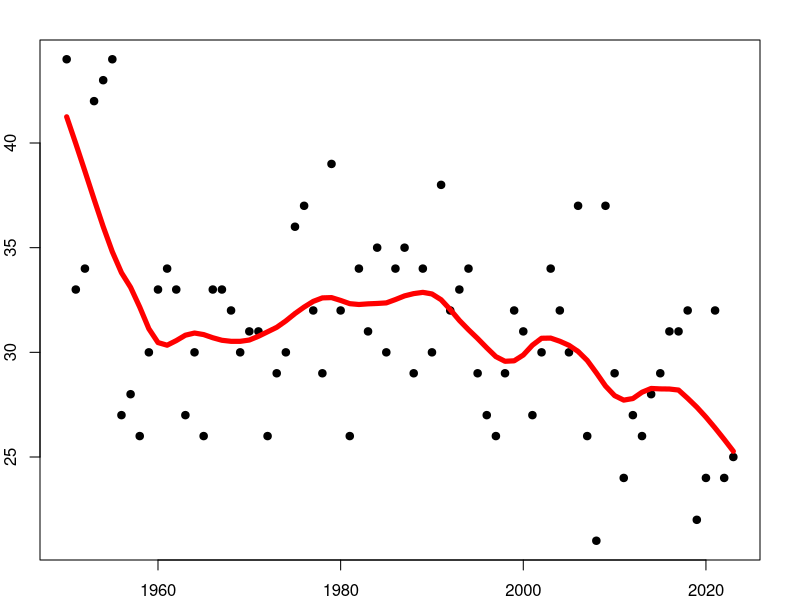
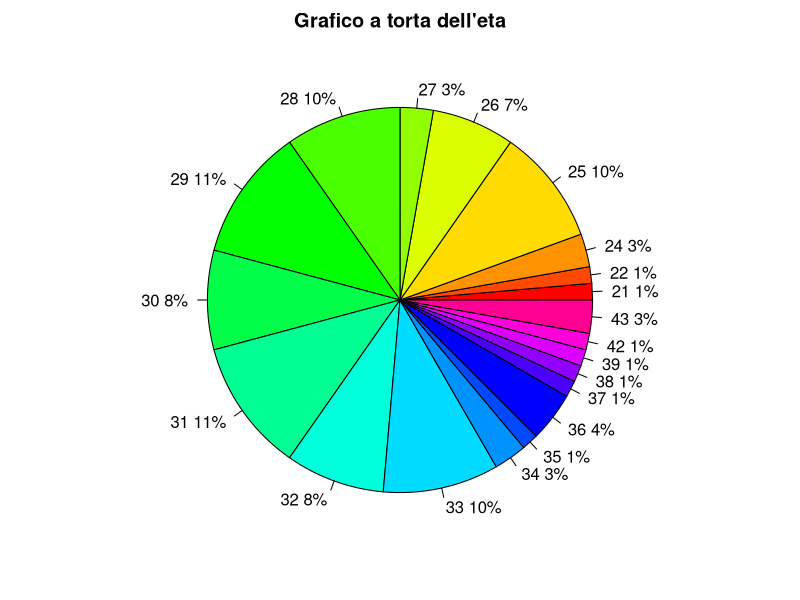
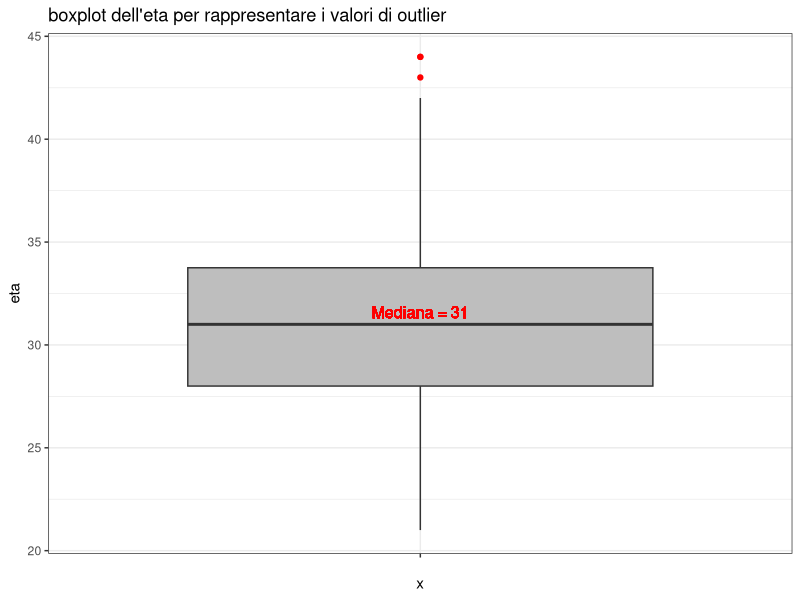
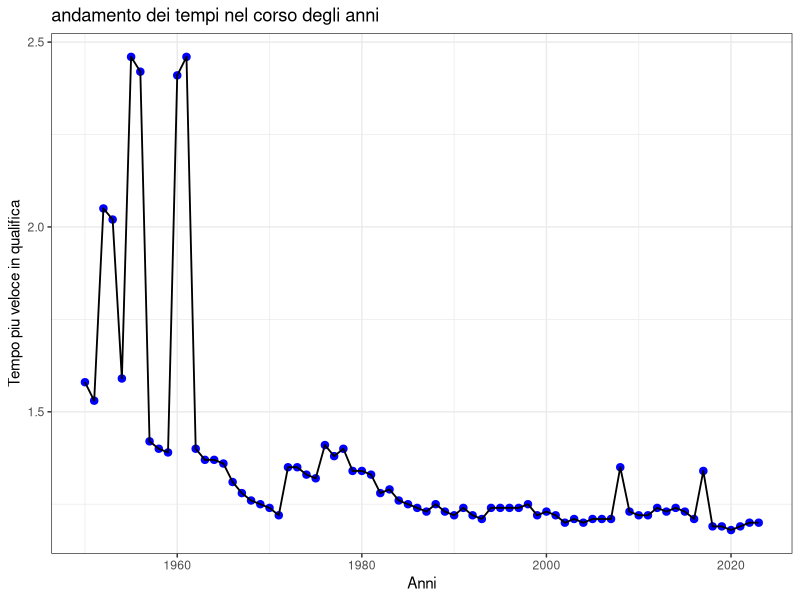
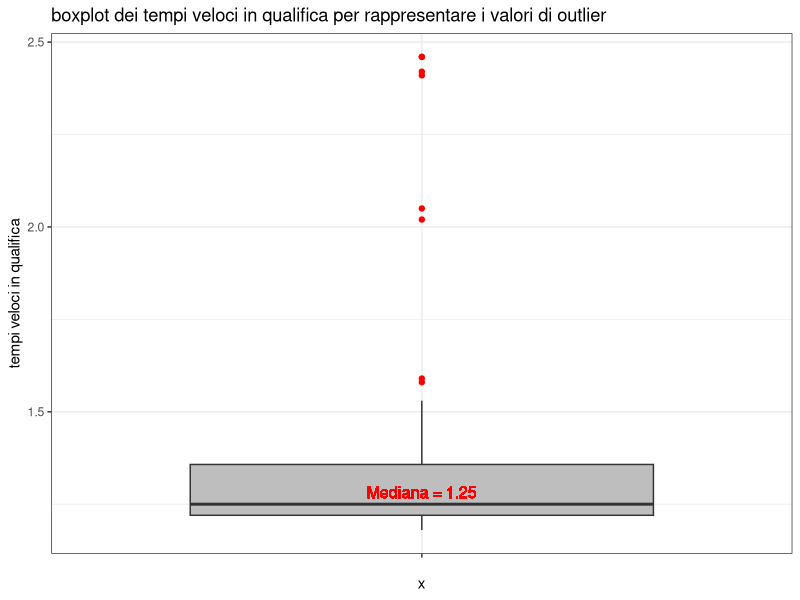
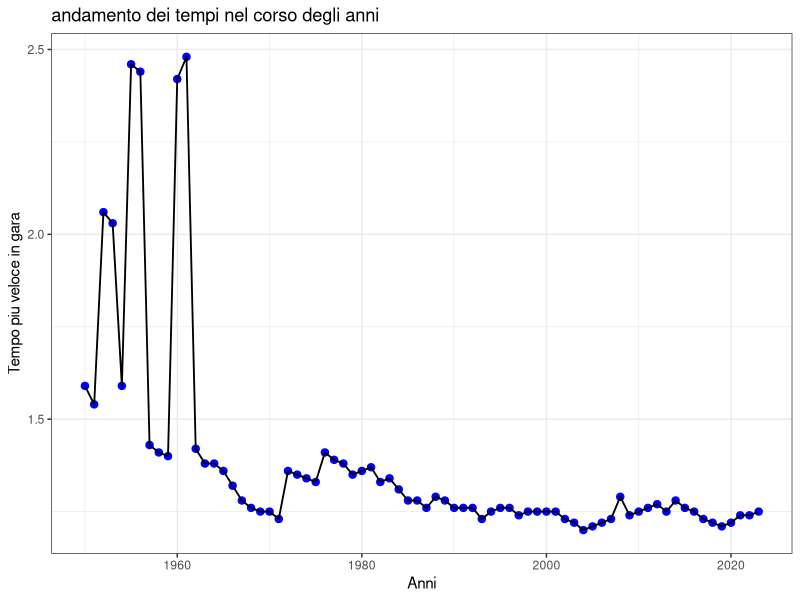
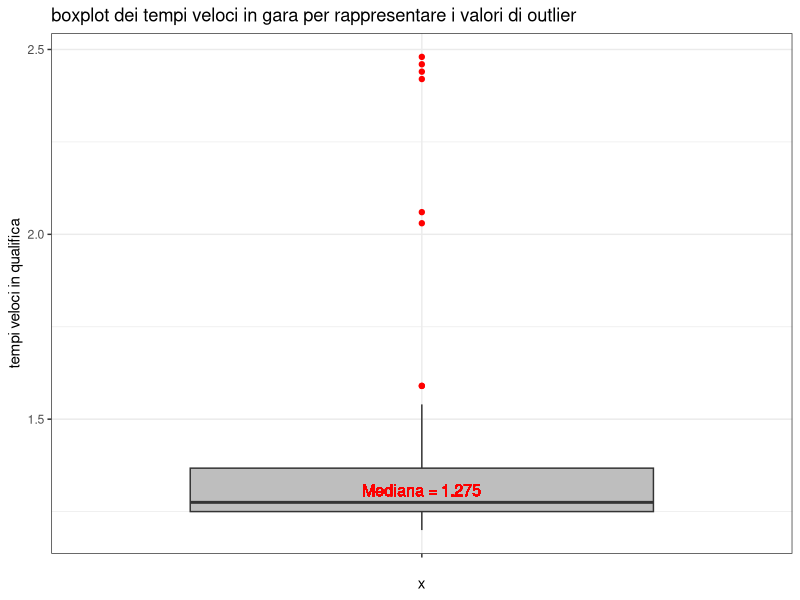
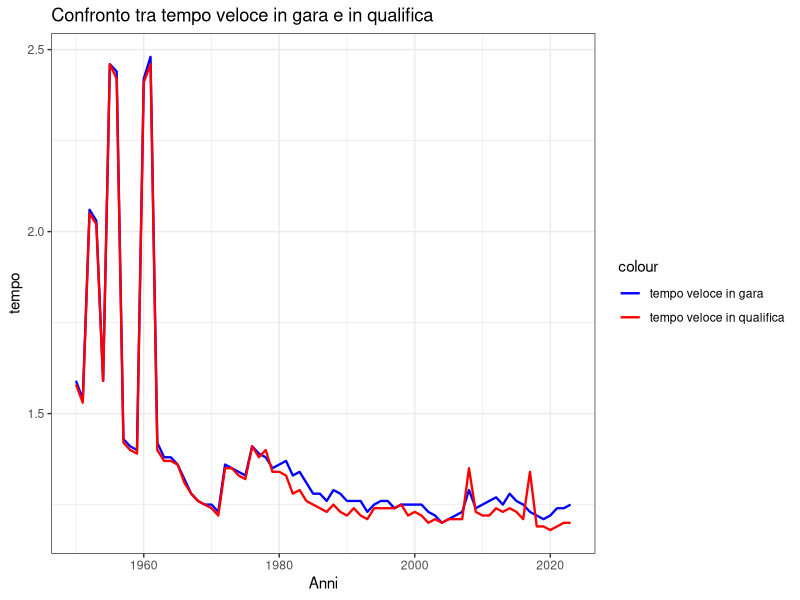

Here is the R script that generated these plots, in order:
#ESAME DATASCIENCE FORMULA UNO

library(ggplot2)
library(dplyr)
library(tidyr)

#Creazione database
#------------------------------------------------------------------------------------------------------------------------------------------
anno  = c(1950:2023)
vincitore_campionato = c("Nino Farina","Juan Manuel Fangio"," Alberto Ascari","Alberto Ascari","Juan Manuel Fangio","Juan Manuel Fangio","Juan Manuel Fangio","Juan Manuel Fangio"," Mike Hawthorn"," Jack Brabham"," Jack Brabham"," Phil Hill"," Graham Hill","Jim Clark","John Surtees"," Jim Clark","Jack Brabham","Denny Hulme","Graham Hill","Jackie Stewart","Jochen Rindt","Jackie Stewart","Emerson Fittipaldi","Jackie Stewart","Emerson Fittipaldi","Niki Lauda","James Hunt","Niki Lauda","Mario Andretti","Jody Scheckter","Alan Jones"," Nelson Piquet","Keke Rosberg","Nelson Piquet","Niki Lauda","Alain Prost","Alain Prost","Nelson Piquet","Ayrton Senna","Alain Prost","Ayrton Senna","Ayrton Senna","Nigel Mansell","Alain Prost","Michael Schumacher","Michael Schumacher","Damon Hill","Jacques Villeneuve","Mika Häkkinen","Mika Häkkinen","Michael Schumacher","Michael Schumacher","Michael Schumacher","Michael Schumacher","Michael Schumacher","Fernando Alonso","Fernando Alonso","Kimi Raikkonen","Lewis Hamilton","Jenson Button","Sebastian Vettel","Sebastian Vettel","Sebastian Vettel","Sebastian Vettel","Lewis Hamilton","Lewis Hamilton","Nico Rosberg"," Lewis Hamilton"," Lewis Hamilton"," Lewis Hamilton"," Lewis Hamilton","Max Verstappen","Max Verstappen","Max Verstappen")
vincitore_gara_Monza = c("Nino Farina","Alberto Ascari","Alberto Ascari","Juan Manuel Fangio","Juan Manuel Fangio","Juan Manuel Fangio","Stirling Moss","Stirling Moss","Tony Brooks","Stirling Moss","Phil Hill","Phil Hill"," Graham Hill","Jim Clark ","John Surtees","Jackie Stewart","Ludovico Scarfiotti","John Surtees","Denny Hulme","Jackie Stewart","Clay Regazzoni","Peter Gethin","Emerson Fittipaldi","Ronnie Peterson","Ronnie Peterson","Clay Regazzoni","Ronnie Peterson","Mario Andretti","Niki Lauda","Jody Scheckter","Ren? Arn","Alain Prost","Ren? Arnoux","Nelson Piquet","Niki Lauda","Alain Prost","Nelson Piquet","Nelson Piquet","Gerhard Berger","Alain Prost","Ayrton Senna","Nigel Mansell","Ayrton Senna","Damon Hill","Damon Hill","Johnn Herbert","Michael Schumacher","David Coulthard","Michael Schumacher","Heinz-Harald Frentzen","Michael Schumacher","Juan Pablo Montoya","Rubens Barrichello","Michael Schumacher","Rubens Barrichello","Juan Pablo Montoya","Michael Schumacher"," Fernando Alonso","Sebastian Vettel","Rubens Barrichello","Fernando Alonso","Sebastian Vettel","Lewis Hamilton"," Sebastian Vettel","Lewis Hamilton","Lewis Hamilton","Nico Rosberg","Lewis Hamilton","Lewis Hamilton","Charles Leclerc","Pierre Gasly","Daniel Ricciardo", "Max Verstappen", "Max Verstappen")
eta = c(44,33,34,42,43,44,27,28,26,30,33,34,33,27,30,26,33,33,32,30,31,31,26,29,30,36,37,32,29,39,32,26,34,31,35,30,34,35,29,34,30,38,32,33,34,29,27,26,29,32,31,27,30,34,32,30,37,26,21,37,29,24,27,26,28,29,31,31,32,22,24,32,24,25)
scuderia = c("Alfa Romeo","Ferrari","Ferrari","Maserati","Mercedes","Mercedes","Maserati","Vanwall","Vanwall","Cooper Climax","Ferrari","Ferrari","B R M","Lotus","Ferrari","B R M","Ferrari","Honda","McLaren","Matra Ford","Ferrari","B R M","Lotus","Lotus","Lotus","Ferrari","March","Lotus","Brabham","Ferrari","Renault","Renault","Renault","Brabham","McLaren","McLaren","Williams","Williams","Ferrari","McLaren","McLaren","Williams","McLaren","Williams","Williams","Benetton","Ferrari","McLaren","Ferrari","Jordan","Ferrari","Williams","Ferrari","Ferrari","Ferrari","McLaren","Ferrari","McLaren","Toro Rosso","Brawn","Ferrari","Red Bull Racing","McLaren","Red Bull Racing","Mercedes","Mercedes","Mercedes","Mercedes","Mercedes","Ferrari","AlphaTauri","McLaren","Red Bull", "Red Bull")
tempo_piu_veloce_gara = c(1.59,1.54,2.06,2.03,1.59,2.46,2.44,1.43,1.41,1.40,2.42,2.48,1.42,1.38,1.38,1.36,1.32,1.28,1.26,1.25,1.25,1.23,1.36,1.35,1.34,1.33,1.41,1.39,1.38,1.35,1.36,1.37,1.33,1.34,1.31,1.28,1.28,1.26,1.29,1.28,1.26,1.26,1.26,1.23,1.25,1.26,1.26,1.24,1.25,1.25,1.25,1.25,1.23,1.22,1.20,1.21,1.22,1.23,1.29,1.24,1.25,1.26,1.27,1.25,1.28,1.26,1.25,1.23,1.22,1.21,1.22,1.24,1.24,1.25)
pilota_piu_veloce_gara = c("Juan Manuel Fangio","Nino Farina","Alberto Ascari","Juan Manuel Fangio","Jose Froilan Gonzalez","Stirling Moss","Stirling Moss","Tony Brooks","Phil Hill","	Phil Hill","Phil Hill","Giancarlo Baghetti","	Graham Hill","	Jim Clark","John Surtees","	Jim Clark","	Ludovico Scarfiotti","Jim Clark","Jackie Oliver","Jean-Pierre Beltoise","Clay Regazzoni","Henri Pescarolo","Jacky Ickx","Jackie Stewart","	Carlos Pace","Clay Regazzoni","	Ronnie Peterson","	Mario Andretti","	Mario Andretti","Clay Regazzoni","	Alan Jones","Carlos Reutemann","Rene Arnoux","Nelson Piquet","Niki Lauda","	Nigel Mansell","Teo Fabi","Ayrton Senna","Michele Alboreto","Alain Prost","Ayrton Senna","Ayrton Senna","Nigel Mansell","Damon Hill","Damon Hill","Gerhard Berger","Michael Schumacher","Mika Hakkinen","Mika Hakkinen","Ralf Schumacher","Mika Hakkinen","Ralf Schumacher","Rubens Barrichello","Michael Schumacher","Rubens Barrichello","Kimi Räikkönen","Kimi Räikkönen","Fernando Alonso","Kimi Räikkönen","Adrian Sutil","Fernando Alonso","Lewis Hamilton","Nico Rosberg","Lewis Hamilton","Lewis Hamilton","Lewis Hamilton","Fernando Alonso","Daniel Ricciardo","Lewis Hamilton","Lewis Hamilton","Lewis Hamilton","Daniel Ricciardo","Sergio Perez","Oscar Piastri")
velocita_media_NA = c()
for (x in 1:48) {
  velocita_media_NA[x] <- NA
}
velocita_media_VAL = c(243.977,242.723,243.645,245.140,249.289,254.848,258.320,255.874,252.604,251.653,236.859,246.106,247.861,241.971,239.053,242.924,236.975,240.617,244.373,250.174,252.794,255.014,252.033,245.894,248.182,245.142)
velocita_media_FL = c(velocita_media_NA,velocita_media_VAL)
tempo_piu_veloce_qualifica = c(1.58,1.53,2.05,2.02,1.59,2.46,2.42,1.42,1.40,1.39,2.41,2.46,1.40,1.37,1.37,1.36,1.31,1.28,1.26,1.25,1.24,1.22,1.35,1.35,1.33,1.32,1.41,1.38,1.40,1.34,1.34,1.33,1.28,1.29,1.26,1.25,1.24,1.23,1.25,1.23,1.22,1.24,1.22,1.21,1.24,1.24,1.24,1.24,1.25,1.22,1.23,1.22,1.20,1.21,1.20,1.21,1.21,1.21,1.35,1.23,1.22,1.22,1.24,1.23,1.24,1.23,1.21,1.34,1.19,1.19,1.18,1.19,1.20,1.20)
pilota_piu_veloce_qualifica = c("Juan Manuel Fangio","Juan Manuel Fangio","Alberto Ascari","Alberto Ascari","Juan Manuel Fangio","Juan Manuel Fangio","Juan Manuel Fangio","Stuart Lewis-Evans","Stirling Moss","Stirling Moss","Phil Hill","Wolfgang von Trips","Jim Clark","John Surtees","	John Surtees","Jim Clark","Mike Parkes","Jim Clark","	John Surtees","	Jochen Rindt","Jacky Ickx","	Chris Amon","	Jacky Ickx","Ronnie Peterson","	Niki Lauda","Niki Lauda","Jacques Laffite","James Hunt","Mario Andretti","	Jean-Pierre Jabouille","	Rene Arnoux","	Rene Arnoux","Mario Andretti","Riccardo Patrese","Nelson Piquet","Ayrton Senna","Teo Fabi","Nelson Piquet","Ayrton Senna","Ayrton Senna","Ayrton Senna","Ayrton Senna","Nigel Mansell","Alain Prost","Jean Alesi","David Coulthard","Damon Hill","Jean Alesi","Michael Schumacher","Mika Hakkinen","Michael Schumacher","	Juan Pablo Montoya","Juan Pablo Montoya","Michael Schumacher","Rubens Barrichello","Kimi Räikkönen","Kimi Räikkönen","Fernando Alonso","Sebastian Vettel","Lewis Hamilton","Fernando Alonso","Sebastian Vettel","Lewis Hamilton","Sebastian Vettel","Lewis Hamilton","Lewis Hamilton","Lewis Hamilton","	Lewis Hamilton","Kimi Räikkönen","Charles Leclerc","Lewis Hamilton","Valtteri Bottas","Charles Leclerc","Carlos Sainz")
peso_vettura = c(710,850,560,590,600,590,610,560,560,560,500,470,450,460,468,450,500,500,523,523,530,534,550,575,575,575,575,557,542,590,575,585,585,540,540,540,540,540,540,505,500,505,505,500,520,595,595,530,550,600,600,600,500,600,600,605,600,600,605,605,620,640,640,642,691,798,728,728,733,798,748,752,798,798)
cavalli_vettura =  c(350,450,250,250,250,280,260,290,295,295,190,190,300,230,250,250,360,390,415,440,430,430,450,480,495,495,495,580,580,580,580,580,580,750,800,800,800,850,880,610,620,680,700,745,750,800,750,750,750,780,750,810,840,880,845,915,720,800,820,820,745,740,750,750,745,960,960,1000,1000,1000,1010,970,1040,1050)

#inserimento dati all'interno di un database
formula_frames <- data.frame( anno, vincitore_campionato, vincitore_gara_Monza, scuderia, eta, tempo_piu_veloce_gara, pilota_piu_veloce_gara, tempo_piu_veloce_qualifica, pilota_piu_veloce_qualifica, velocita_media_FL, peso_vettura, cavalli_vettura)
formula_frames
#------------------------------------------------------------------------------------------------------------------------------------------
#grafico eta ed evoluzione nel corso degli anni
#------------------------------------------------------------------------------------------------------------------------------------------
#grafico che mostra l'evoluzione dell'eta con gli anni (PLOT)
par(mar=rep(2,4))
plot (anno,eta, xlab = "anni", ylab = "eta", pch = 19, cex = 1)
lines(lowess(anno,eta,f=1/5),lwd = 5, col = "red", type = "l")

#grafico a torta eta che mi mostra l'eta dei vincitori del gran premio di monza
valoriG <- c(1,1,2,7,5,2,7,8,6,8,6,7,2,1,3,1,1,1,1,2)
labelG <- c(21,22,24,25,26,27,28,29,30,31,32,33,34,35,36,37,38,39,42,43,44)
perc<- round(valoriG/sum(valoriG)*100)
labelG <- paste(labelG, perc)
labelG <- paste(labelG,"%",sep="")
pie(valoriG, labels = labelG,col=rainbow(length(labelG)), main="Grafico a torta dell'eta")

#boxplot per l'età dei vincitori nel gran premio per identificare mediana e valori outlier
median_value <- median(formula_frames$eta)

ggplot(formula_frames, aes(x = "", y = eta)) +
  geom_boxplot(outlier.color = "red", fill = "grey") +
  labs(title = "boxplot dell'eta per rappresentare i valori di outlier", y = "eta")+
  theme(panel.grid.major = element_line(colour = "gray", linetype = "dashed"))+
  geom_text(aes(label = paste("Mediana =", median_value)),x = 1, y = median_value, vjust = -0.5, hjust = 0.5, color = "red", size = 4)+
  theme_bw()
#------------------------------------------------------------------------------------------------------------------------------------------
#grafici lineari e con conseguente boxplot per rappresentare nel corso degli anni l'evoluzione dei tempi in qualifica sul circuito
#------------------------------------------------------------------------------------------------------------------------------------------

#grafico che mi fa vedere i tempi in base agli anni e la loro seguente evoluzione(GGPLOT)
ggplot(formula_frames, aes(x = anno, y = tempo_piu_veloce_qualifica)) +
  geom_point(col = "blue", size = 2.2) +
  geom_line(col = "black", size = 0.63) +
  labs(title = "andamento dei tempi nel corso degli anni", x = "Anni", y = "Tempo piu veloce in qualifica" ) +
  theme_bw()

#boxplot per identificare i valori outlier dei tempi veloci in qualifica
median_value <- median(formula_frames$tempo_piu_veloce_qualifica)

ggplot(formula_frames, aes(x = "", y = tempo_piu_veloce_qualifica)) +
  geom_boxplot(outlier.color = "red", fill = "grey") +
  labs(title = "boxplot dei tempi veloci in qualifica per rappresentare i valori di outlier", y = "tempi veloci in qualifica")+
  theme(panel.grid.major = element_line(colour = "gray", linetype = "dashed"))+
  geom_text(aes(label = paste("Mediana =", median_value)),x = 1, y = median_value, vjust = -0.5, hjust = 0.5, color = "red", size = 4)+
  theme_bw()
#------------------------------------------------------------------------------------------------------------------------------------------
#grafici lineari e con conseguente boxplot per rappresentare nel corso degli anni l'evoluzione dei tempi in gara sul circuito
#------------------------------------------------------------------------------------------------------------------------------------------
#grafico che mi fa vedere i tempi in base agli anni e la loro seguente evoluzione(GGPLOT)
ggplot(formula_frames, aes(x = anno, y = tempo_piu_veloce_gara)) +
  geom_point(col = "blue", size = 2.2) +
  geom_line(col = "black", size = 0.63) +
  labs(title = "andamento dei tempi nel corso degli anni", x = "Anni", y = "Tempo piu veloce in gara" ) +
  theme_bw()

#boxplot per identificare i valori outlier dei tempi veloci in gara
median_value <- median(formula_frames$tempo_piu_veloce_gara)

ggplot(formula_frames, aes(x = "", y = tempo_piu_veloce_gara)) +
  geom_boxplot(outlier.color = "red", fill = "grey") +
  labs(title = "boxplot dei tempi veloci in gara per rappresentare i valori di outlier", y = "tempi veloci in qualifica")+
  theme(panel.grid.major = element_line(colour = "gray", linetype = "dashed"))+
  geom_text(aes(label = paste("Mediana =", median_value)),x = 1, y = median_value, vjust = -0.5, hjust = 0.5, color = "red", size = 4)+
  theme_bw()
#------------------------------------------------------------------------------------------------------------------------------------------
#Differenza tra tempo in qualifica e tempo in gara
#------------------------------------------------------------------------------------------------------------------------------------------
#tempo qualifica gara messi a confronto sullo stesso grafico

ggplot(formula_frames)+
  geom_line(aes(x = anno, y = tempo_piu_veloce_gara, color = "tempo veloce in gara"), size = 0.8) +
  geom_line(aes(x = anno, y = tempo_piu_veloce_qualifica, color = "tempo veloce in qualifica"), size = 0.8) +
  labs(title = "Confronto tra tempo veloce in gara e in qualifica",
       x = "Anni",
       y = "tempo") +
  scale_color_manual(values = c("tempo veloce in gara" = "blue", "tempo veloce in qualifica" = "red")) +
  theme_bw()

#differenza del tempo nel corso degli anni
differenza <- formula_frames$tempo_piu_veloce_gara - formula_frames$tempo_piu_veloce_qualifica
data_diff <- data.frame(anni = 1950:2023, Differenza =  differenza)

ggplot(data_diff, aes(x = anni, y = Differenza)) +
  geom_bar(stat = "identity", fill = "black", width = 0.5) +
  labs(title = "Differenza tra tempo in qualifica e in gara",
       x = "Anni",
       y = "Differenza") +
  theme_bw()
#------------------------------------------------------------------------------------------------------------------------------------------
#grafico velocità in confronto ai tempi 
#------------------------------------------------------------------------------------------------------------------------------------------
subset_velocita<- formula_frames[49:nrow(formula_frames), ]
ggplot(formula_frames, aes(x = velocita_media_FL, tempo_piu_veloce_gara))+
  geom_point()+
  labs(x = "Velocità", y = "Tempi") +  
  ggtitle("Grafico Velocità vs. Tempi") + 
  geom_smooth(method = "lm", se = FALSE)+
  coord_cartesian(ylim = c(1.15, 1.35))+
  theme_bw() 
#------------------------------------------------------------------------------------------------------------------------------------------
#piloti che hanno vinto monza e che poi hanno vinto il campionato+piloti che hanno fatto il grand chalem+piloti che partivano in pole e non hanno vinto
#------------------------------------------------------------------------------------------------------------------------------------------
monza_campionato <- formula_frames %>%
  filter(vincitore_campionato == vincitore_gara_Monza) %>% #conto quante volte il pilota che ha vinto monza poi ha vinto il campionato
  summarise(conteggio = n())

grand_chalem <- formula_frames  %>%
  filter(vincitore_campionato == vincitore_gara_Monza & vincitore_gara_Monza == pilota_piu_veloce_qualifica) %>% #conto quante volte il pilota che ha vinto monza poi ha vinto il campionato
  summarise(conteggio = n())

polePosition_vittoria <-formula_frames %>%
  filter(vincitore_gara_Monza == pilota_piu_veloce_qualifica) %>% #conto quante volte il pilota che ha vinto monza poi ha vinto il campionato
  summarise(conteggio = n())

#creazione database per le frequenze
formula_conteggio_frequenze <-data.frame(monza_campionato, grand_chalem, polePosition_vittoria)
formula_conteggio_frequenze
colnames(formula_conteggio_frequenze) <- c("monza e campionato", "Gran Chalem", "Pole Position e vittoria")
rownames(formula_conteggio_frequenze) <- c("frequenza")

formula_conteggio_lungo <- gather(formula_conteggio_frequenze, "Tipologia", "Valore")

#grafico a frequenze
ggplot(formula_conteggio_lungo, aes(x = Tipologia, y = Valore, fill = Tipologia)) +
  geom_bar(stat = "identity") +
  geom_text(aes(label = Valore), vjust = -0.5, size = 4)+
  labs(title = "Grafico a Barre per rappresentare Grand Chalem,Pole Position e vittoria e campionato piu vittoria", x = "Tipologia ", y = "Valore") +
  theme_bw()  # Scegli un tema del grafico

#grafico con le percentuali
percentuali <- (formula_conteggio_frequenze / 74) * 100
percentuali_lunghe <- gather(percentuali, "Tipologia", "Percentuale")
percentuali_lunghe$Percentuale <- round(percentuali_lunghe$Percentuale, 2)

ggplot(percentuali_lunghe, aes(x = Tipologia, y = Percentuale, fill = Tipologia)) +
  geom_bar(stat = "identity") +
  geom_text(aes(label = Percentuale), vjust = -0.5, size = 4)
  labs(title = "Grafico a Barre con Percentuali", x = "Tipologia", y = "Percentuale") +
  theme_bw()
  

#------------------------------------------------------------------------------------------------------------------------------------------
#Grafici cavalli,peso e rapport peso/potenza con la velocita
#------------------------------------------------------------------------------------------------------------------------------------------  
  
#grafico andamento del peso delle vetture nel tempo
ggplot(formula_frames, aes(x=anno, y=peso_vettura)) +
  labs(x="anno", 
       y="peso [kg]")+
  geom_jitter() +
  geom_smooth(method = loess)
  theme_bw()

#grafico andamento dei cavalli delle vetture nel tempo
ggplot(formula_frames, aes(x=anno,y=cavalli_vettura)) +
  labs(x="anno", 
       y="cavalli [CV]")+
  geom_jitter() +
  geom_smooth(method = loess)+
  theme_bw()

#grafico che mi mostra che con l'aumentare del peso aumentano anche i cavalli
ggplot(formula_frames, aes(x=cavalli_vettura,y=peso_vettura)) +
  labs(x="cavalli [CV]", 
       y="peso [kg]")+
  geom_jitter() +
  geom_smooth(method = loess)+
  theme_bw()

#grafico peso potenza nel corso degli anni
rapporto_peso_potenze <-formula_frames$peso_vettura / formula_frames$cavalli_vettura
ggplot(formula_frames, aes(x = anno, y = rapporto_peso_potenze))+
  geom_point() +
  labs(title = "Andamento del Rapporto Peso-Potenza nel Tempo", x = "Anno", y = "Rapporto Peso-Potenza") +
  geom_smooth(method = loess)+
  theme_bw()
#------------------------------------------------------------------------------------------------------------------------------------------  
#GRAFICO IN PIU
#grafico rapporto peso potenza con la velocita
rapporto_peso_potenze_2 <- subset_velocita$peso_vettura / subset_velocita$cavalli_vettura
ggplot(subset_velocita, aes(x = rapporto_peso_potenze_2, y = velocita_media_FL))+
  geom_point() +
  labs(title = "Andamento del Rapporto Peso-Potenza nel Tempo", x = "velocita", y = "Rapporto Peso-Potenza") +
  geom_smooth(method = loess)+
  theme_bw()
